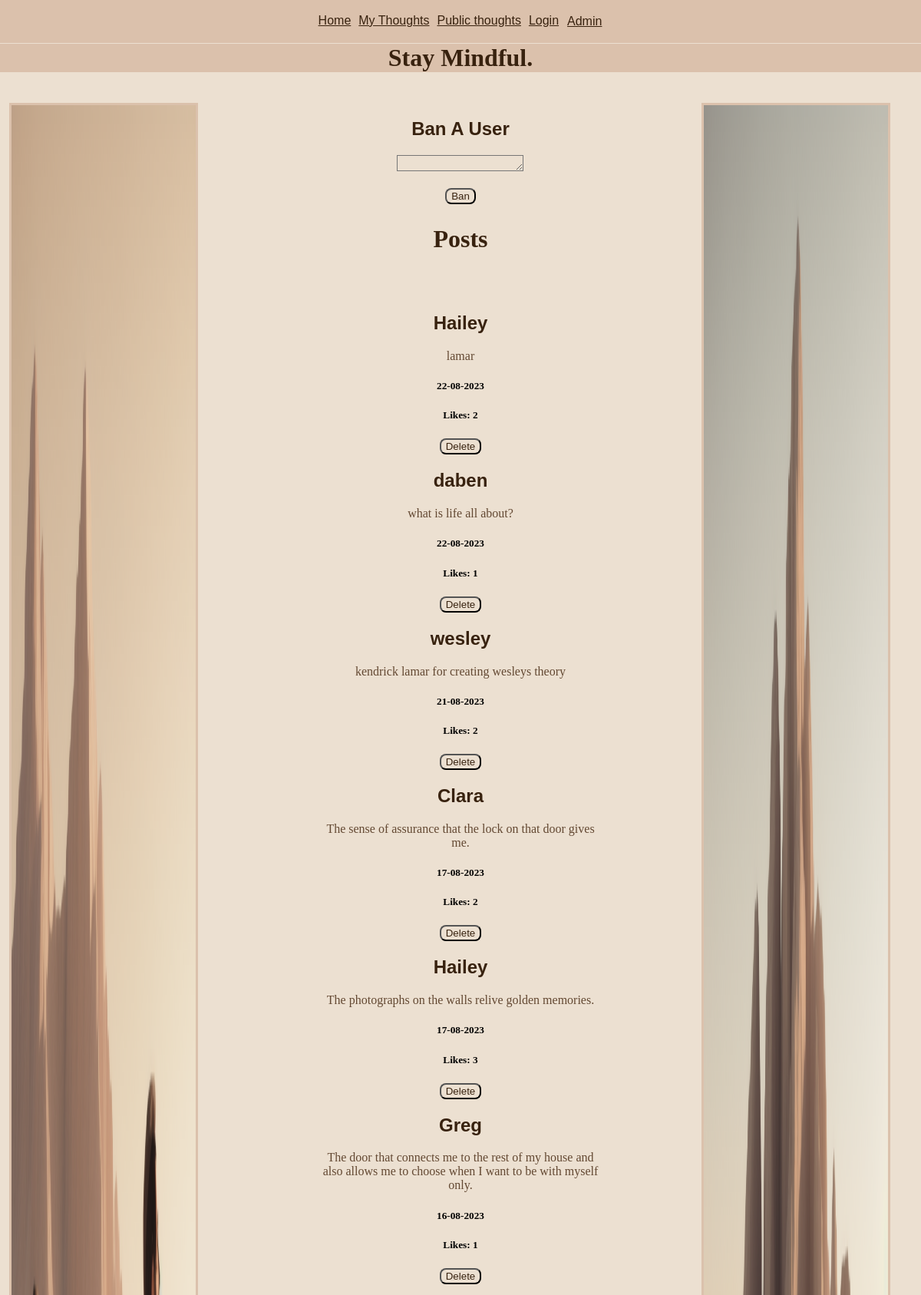
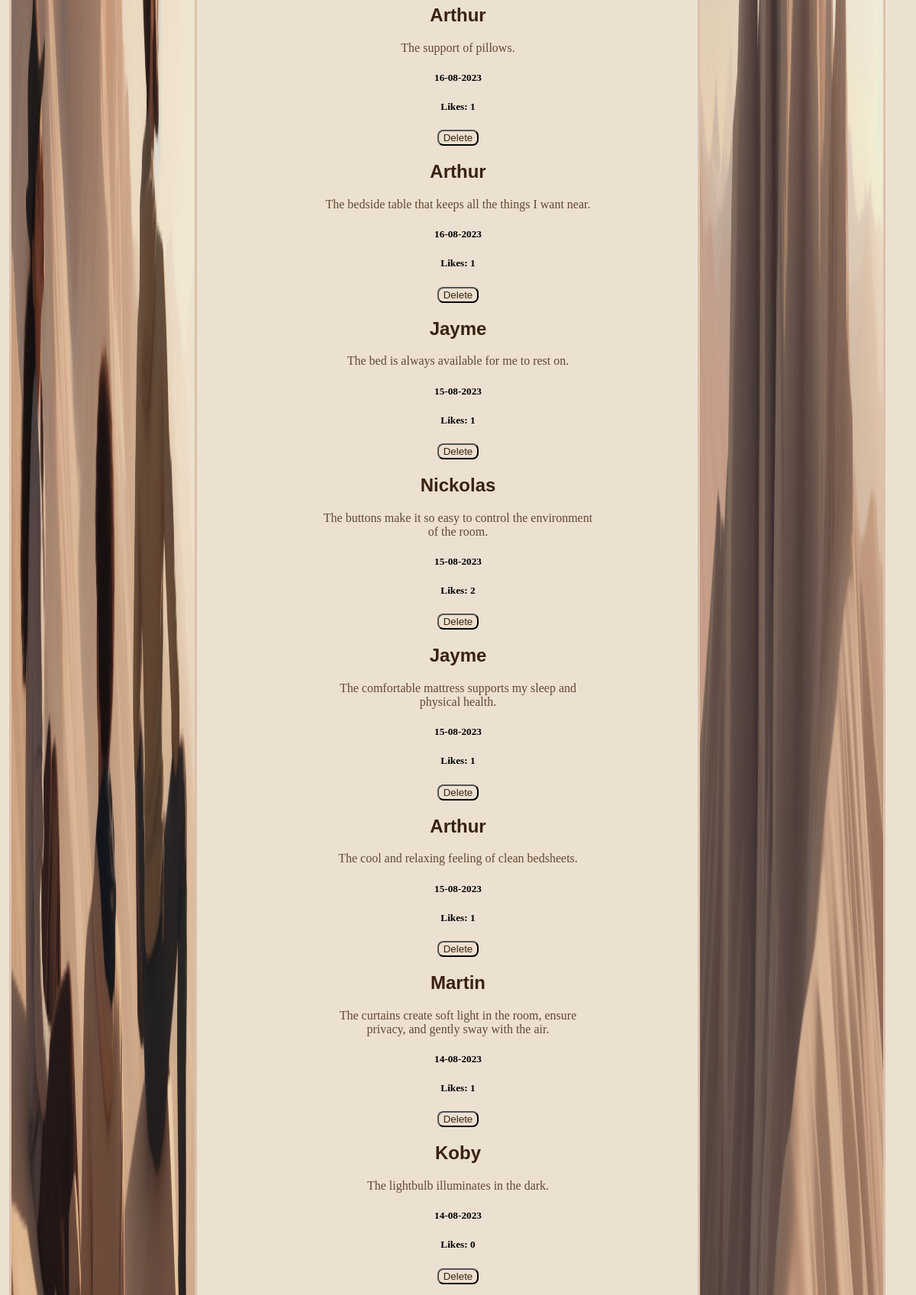
The page /admin (upper part) on the database its author committed (2 pictures, top to bottom).
### tables this page shows
CREATE TABLE Gratitude_idea (id INTEGER PRIMARY KEY, date TEXT, username TEXT, content TEXT, like_count INTEGER DEFAULT (0), is_public INTEGER);

### routes.py (the view)
@app.route('/admin', methods=['GET', 'POST'])
def admin():
    cur.execute('SELECT username, content, date, id, like_count FROM Gratitude_idea ORDER BY date DESC')
    idea_data = cur.fetchall()
    cur.execute('SELECT username FROM User')
    username = cur.fetchall()
    return render_template("admin.html", idea_data=idea_data, username=username)

### routes.py (called while the page is built)
def get_random_image():
    image_folder = os.path.join(app.static_folder, 'images')
    images = os.listdir(image_folder)
    random_image = random.choice(images)
    return f"static/images/{random_image}"

@app.context_processor
def inject_random_image():
    return {'random_image': get_random_image(), 'random_image1': get_random_image()}

### templates/admin.html (shortened to what this page needs)
{% extends 'layout.html' %}
{% block content %}
<form action="/ban_user" method="post">
    <h2><label for="username">Ban A User</label></h2>
    <textarea class="input" required name="username" id="username" cols="18" rows="1" maxlength="120"></textarea>
    <br><br>
    <button class="button">Ban</button>
</form>
<div>
    <h1>Posts</h1>
    <br><br>
    {% for idea_data in idea_data %}
    <h2>
    {{ idea_data[0] }}
    </h2>
    <p>
    {{ idea_data[1] }}
    </p>
    <h5>
    {{idea_data[2]}}
    </h5>
    <h5>
    Likes: {{idea_data[4]}}
    </h5>
    <form action="/delete_post" method="post">
        <button class="button">Delete</button>
    </form>
    {% endfor %}
</div>
{% endblock %}

### static/styles.css (style rules this page uses)
body { background-color: #ece0d1; margin: auto; text-align: center; min-height: 100vh; }
div { padding-top: 1.5%; padding-bottom: 1.5%; }
h1 { font-family: cursive; color: #38220f; }
h2 { font-family: sans-serif; color: #38220f; }
p { overflow-wrap: break-word; font-family: cursive; color: #634832; margin: auto; }
label { font-family: sans-serif; color: #38220f; }
.button { background-color: #ece0d1; color: #38220f; border-radius: 8px; }
.input { background-color: #ece0d1; }

### rows shown on the page
Gratitude_idea: username "Hailey", content "lamar", date "22-08-2023", like_count "2"
Gratitude_idea: username "daben", content "what is life all about?", date "22-08-2023", like_count "1"
Gratitude_idea: username "wesley", content "kendrick lamar for creating wesleys theory", date "21-08-2023", like_count "2"
Gratitude_idea: username "Clara", content "The sense of assurance that the lock on that door gives me.", date "17-08-2023", like_count "2"
Gratitude_idea: username "Hailey", content "The photographs on the walls relive golden memories.", date "17-08-2023", like_count "3"
Gratitude_idea: username "Greg", content "The door that connects me to the rest of my house and also allows me to choose when I want to be with myself only.", date "16-08-2023", like_count "1"
Gratitude_idea: username "Arthur", content "The support of pillows.", date "16-08-2023", like_count "1"
Gratitude_idea: username "Arthur", content "The bedside table that keeps all the things I want near.", date "16-08-2023", like_count "1"
Gratitude_idea: username "Jayme", content "The bed is always available for me to rest on.", date "15-08-2023", like_count "1"
Gratitude_idea: username "Nickolas", content "The buttons make it so easy to control the environment of the room.", date "15-08-2023", like_count "2"
Gratitude_idea: username "Jayme", content "The comfortable mattress supports my sleep and physical health.", date "15-08-2023", like_count "1"
Gratitude_idea: username "Arthur", content "The cool and relaxing feeling of clean bedsheets.", date "15-08-2023", like_count "1"
Gratitude_idea: username "Martin", content "The curtains create soft light in the room, ensure privacy, and gently sway with the air.", date "14-08-2023", like_count "1"
Gratitude_idea: username "Koby", content "The lightbulb illuminates in the dark.", date "14-08-2023", like_count "0"
